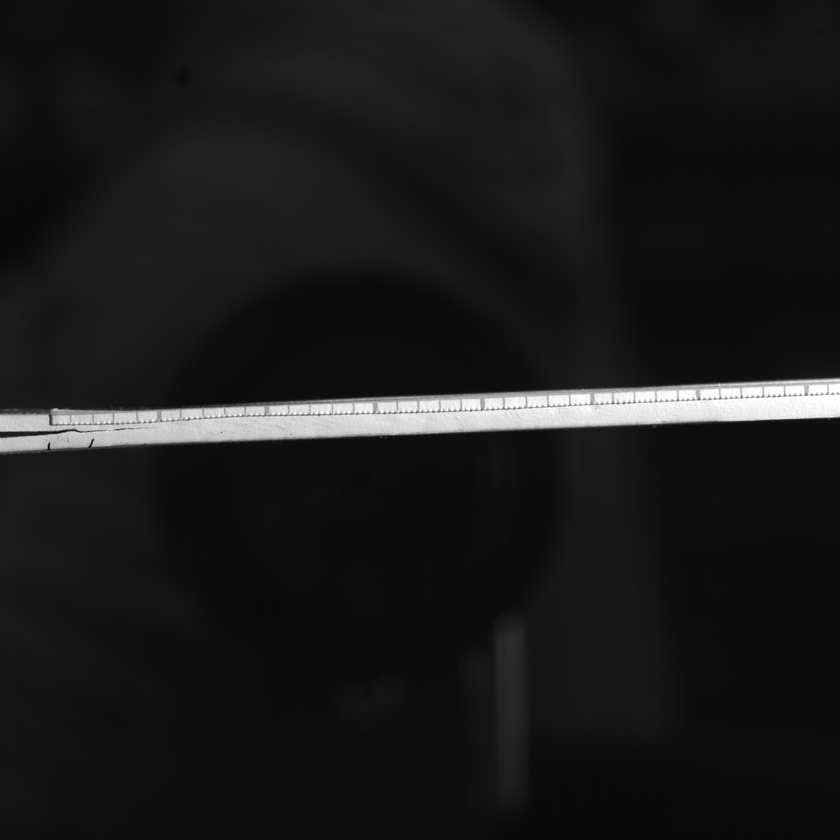
#> input picture Crack11.png, 840 x 840 px, shrunk from 2048 x 2048 before the run
$ python image_analysis2.py
#> lines starting #> are read from the running program, lines starting #| are printed output that depends on the picture
import numpy as np
def filterr(threshold = 100, crack_open = 10, crack_threshold = 170, n_x = 30, n_y = 6 ): #n_x is the x neibourhood, n_y is the y neighborhoud
    #rgba(197,197,197,255)
#> called with threshold = 100, crack_open = 10, crack_threshold = 170, n_x = 30, n_y = 6
    from PIL import Image
    import numpy as np


    image = Image.open("Crack11.png")
#> image is the input picture: PIL image 840x840 L; min 8, max 255, mean 25.9
    image_array1 = np.array(image)

    if len(np.shape(image_array1)) == 2: #in case you don't have an alpha channel
        alpha_ch = np.full_like(image_array1, 255)
        image_array1 = np.stack((image_array1, image_array1, image_array1, alpha_ch), axis=-1)


    new_image_array = np.where(image_array1 < threshold, 90, 255)
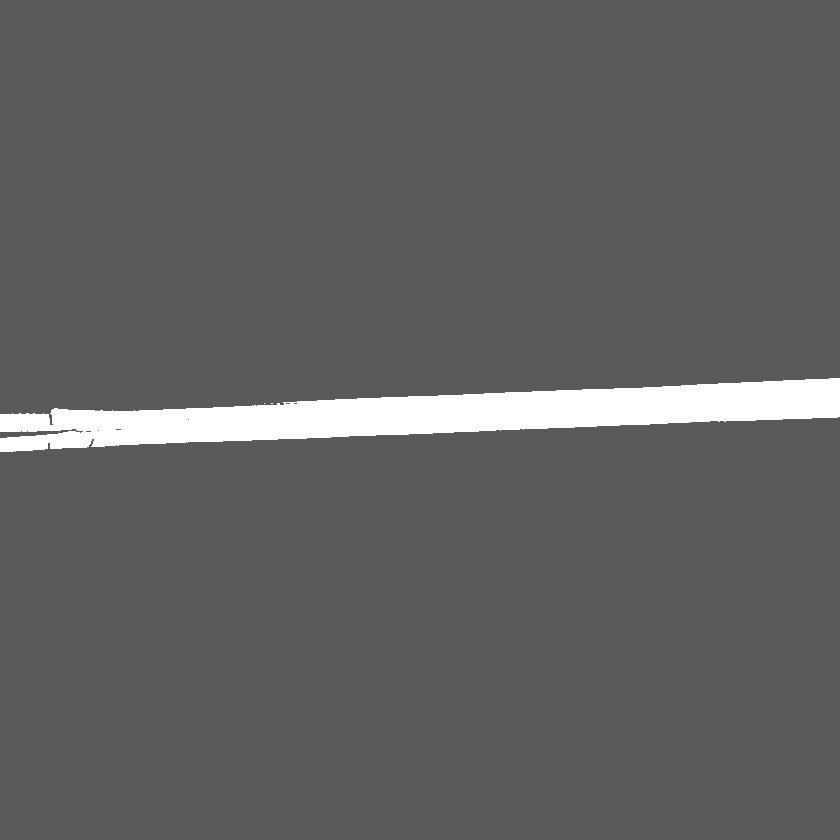
#> new_image_array: shape (840, 840, 4) int64; mean of channels 0, 1, 2, 3 97.2, 97.2, 97.2, 255; drawn as R, G, B

    shape = np.shape(new_image_array)
#> shape = (840, 840, 4)

    func = False
    func2 = False
    func3 = False

    target_color = np.array([255, 255, 255, 255])
    target_color_2 = np.array([90,90,90,255])


    for col in range(shape[1]):

        for row in range(shape[0]):


            if np.array_equal(new_image_array[row][col], target_color) and func ==  False:
                new_image_array[row][col] = np.array([0, 0, 255, 255])
                func = True


            elif np.array_equal(new_image_array[row][col], target_color_2) and func2 == False and func == True:
                new_image_array[row][col] = np.array([0, 0, 255, 255])
                func2 = True


                crackpos1 = row
                startcol = col

            elif np.array_equal(new_image_array[row][col], target_color) and func ==  True and func2 == True and func3 == False:
                new_image_array[row][col] = np.array([0, 0, 255, 255])
                func3 = True

                crackpos2 = row
#> after the loop, crackpos1 = 432; crackpos2 = 438; func = True; func2 = True; func3 = True; startcol = 0

    new_image = Image.fromarray(new_image_array.astype('uint8'))
    new_image.show()


    new_image_array = np.where(image_array1 < crack_threshold, 90, 255)

    new_image = Image.fromarray(new_image_array.astype('uint8'))
    new_image.show()


    for col in range(shape[1]):

        for row in range(crackpos1 - crack_open, crackpos2 + crack_open):

            if np.array_equal(new_image_array[row][col], target_color_2):
                new_image_array[row][col] = np.array([0,130,0,255])
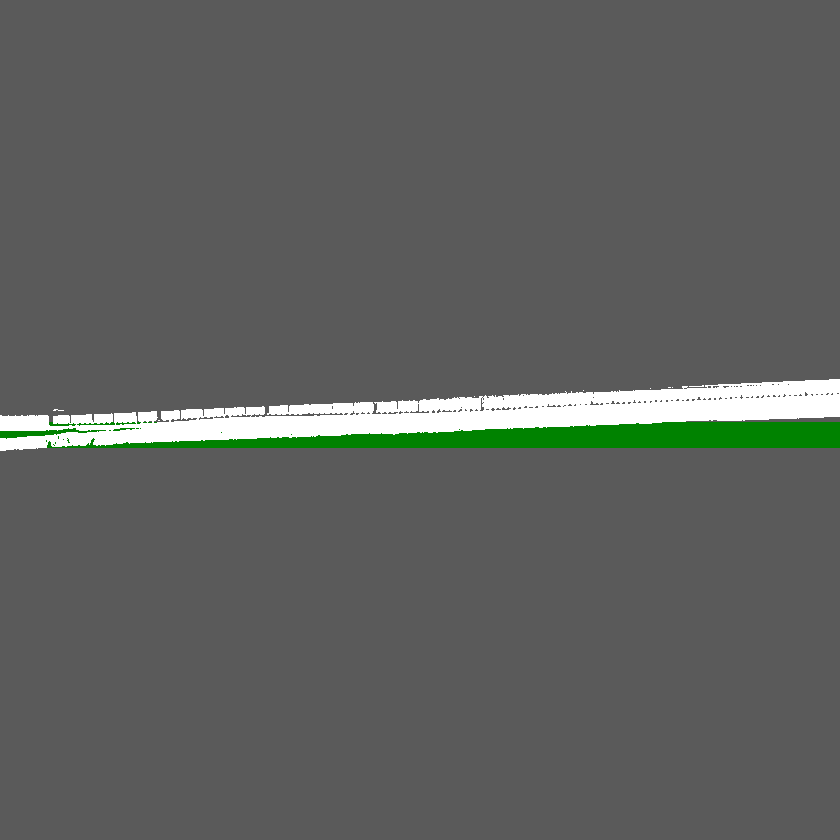
#> new_image_array: shape (840, 840, 4) int64; mean of channels 0, 1, 2, 3 94.4, 96.9, 94.4, 255; drawn as R, G, B

    green = np.array([0,130,0,255])
    red = np.array([250,0,0,255])


    cont = True
    cont2 = True
    r = 0
    d = 0
    while cont == True:
        if np.array_equal(new_image_array[crackpos1+d][startcol + r + 1], green):
            r += 1
            new_image_array[crackpos1+d][startcol + r] = red

        elif np.array_equal(new_image_array[crackpos1+d - 1][startcol+r], green):
            d -=1
            new_image_array[crackpos1+d ][startcol+r] = red

        elif np.array_equal(new_image_array[crackpos1+d + 1][startcol+r], green):
            d += 1
            new_image_array[crackpos1+d ][startcol+r] = red

        else:
            cont = False
#> after the loop, d = -2; r = 105


    #if in a certain rectangular box around the crack tip, there is a green block, consider those as a crack as well
    #you could also lower the threshold

    move_x = 0
    move_y = 0
    move = True
    #for tryy in range(40):
    while move == True:
        move = False
        move_up = False
        move_down = False
        cols = []
        rows = []
        for col in range(0,n_x):

            for row in range(-n_y,n_y):
                if np.array_equal(new_image_array[crackpos1+d+row+move_y][startcol + r + 1 + col+move_x],green):
                    new_image_array[crackpos1+d+row+move_y][startcol + r + 1 + col+move_x] = red
                    move = True
                    cols.append(col)
                    rows.append(row)


        if move == True:

            move_x += max(cols)
            move_y += max(rows)
#> after the loop, move_x = 50; move_y = -8


    new_image = Image.fromarray(new_image_array.astype('uint8'))
    new_image.show()

    print(r + 2 + move_x) #which is the pixel crack length
#| 157
    #return r + 2 + move_x


filterr()

$ run again, with Crack5.png copied over Crack11.png
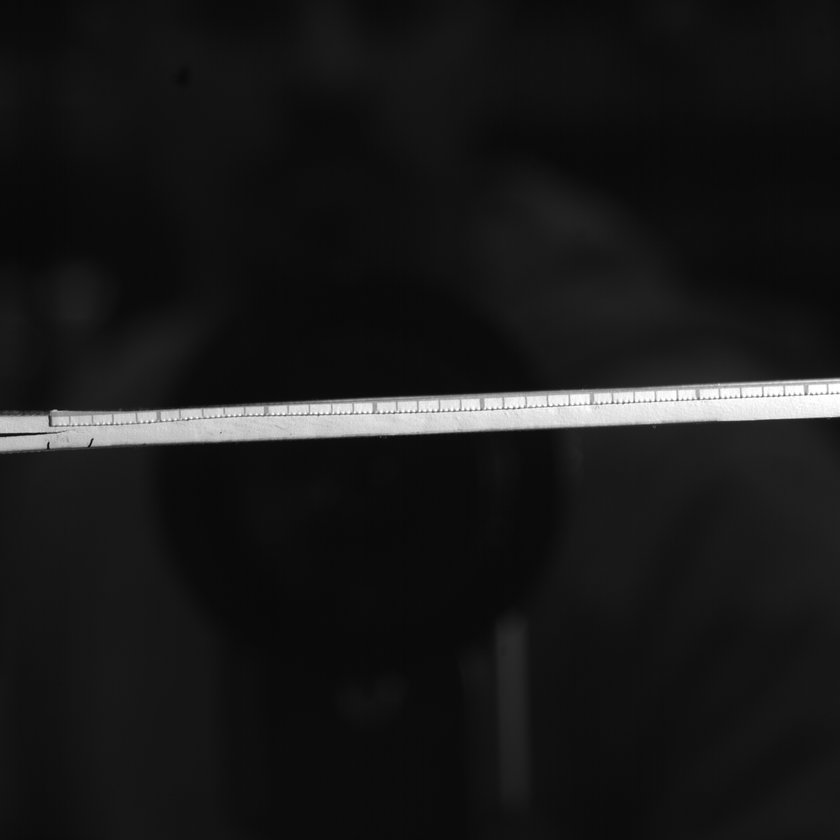
#> input picture Crack5.png, 840 x 840 px, shrunk from 2048 x 2048 before the run
#> in filterr, image is the input picture: PIL image 840x840 L; min 8, max 255, mean 25.2
#> after the loop in filterr, `for col in range(shape[1]):`:
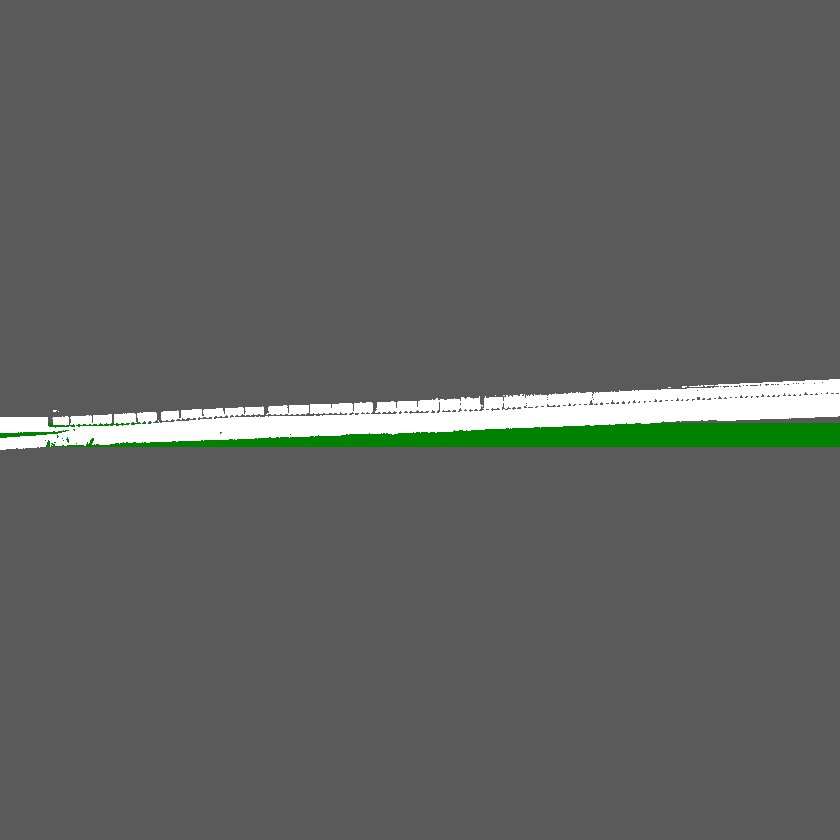
#> new_image_array: shape (840, 840, 4) int64; mean of channels 0, 1, 2, 3 94.4, 96.7, 94.4, 255; drawn as R, G, B
#> after the loop in filterr, `while cont == True:`: d = -3; r = 68
#| 151
